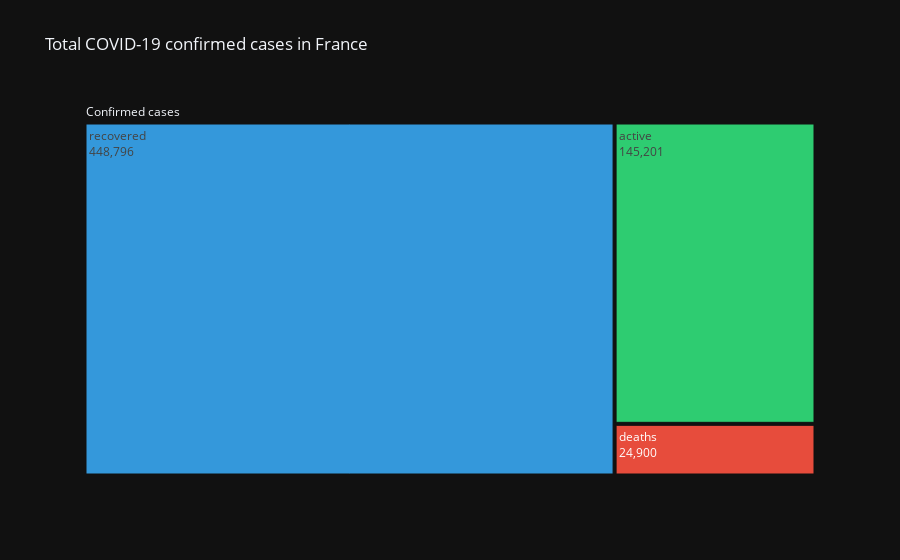

The code cell stored with this chart in its notebook:
### Code cell
get_country_covid_info('France')

### Figure 1 — Plotly figure (JSON) as saved in the notebook; plotly's stock layout.template omitted (floating-point values rounded to 4 significant figures)
{"data": [{"branchvalues": "total", "domain": {"x": [0, 1], "y": [0, 1]}, "hovertemplate": "labels=%{label}<br>count=%{value}<br>parent=%{parent}<br>id=%{id}<extra></extra>", "ids": ["Confirmed cases/active", "Confirmed cases/deaths", "Confirmed cases/recovered", "Confirmed cases"], "labels": ["active", "deaths", "recovered", "Confirmed cases"], "name": "", "parents": ["Confirmed cases", "Confirmed cases", "Confirmed cases", ""], "textinfo": "label+text+value", "type": "treemap", "values": [145201, 24900, 448796, 618897]}], "layout": {"legend": {"tracegroupgap": 0}, "title": {"text": "Total COVID-19 confirmed cases in France"}, "treemapcolorway": ["#3498db", "#2ecc71", "#e74c3c"]}}
